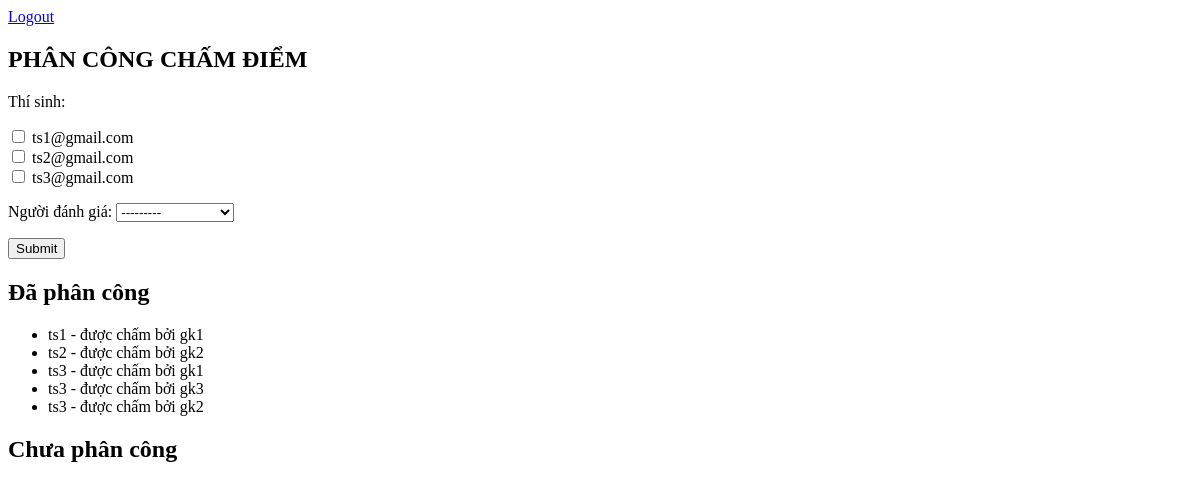
Page /assign/ (signed in) on the earlier database version.
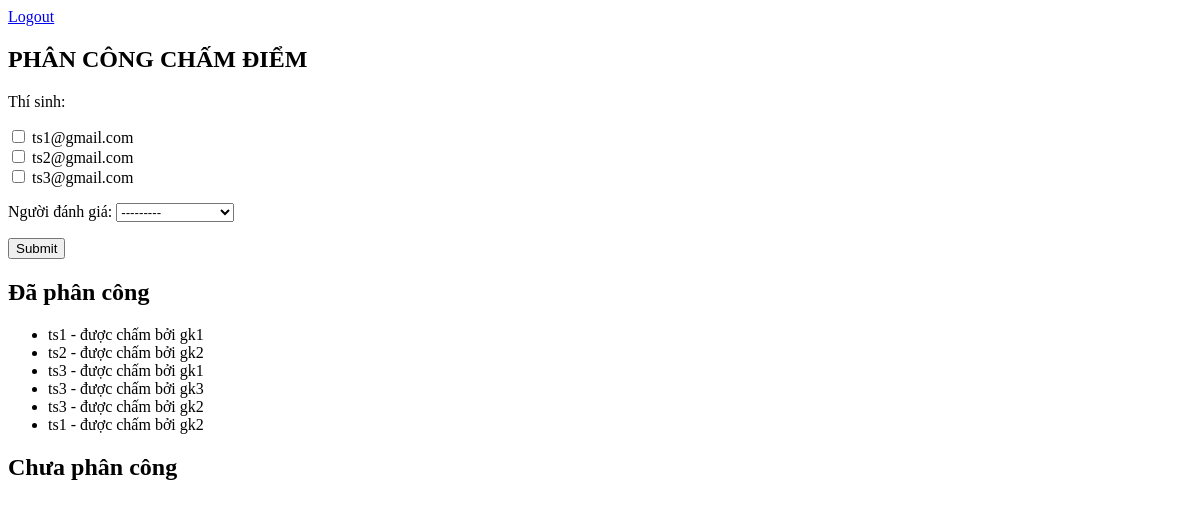
Same page on the later database version.
### vote_app2/models.py (models this page shows, shortened)
class Assignment(models.Model):
    user = models.ForeignKey(CustomUser, on_delete=models.CASCADE, related_name='assignments')
    contestant = models.ForeignKey(Contestant, on_delete=models.CASCADE, related_name='assignments')

class Contestant(AbstractBaseUser, PermissionsMixin):
    email = models.EmailField(unique=True)
    full_name = models.CharField(max_length=255)
    date_of_birth = models.DateField()
    is_verified = models.BooleanField(default=False)
    groups = models.ManyToManyField(Group, related_name='contestant_set', blank=True)
    user_permissions = models.ManyToManyField(Permission, related_name='contestant_set', blank=True)
    USERNAME_FIELD = 'email'
    REQUIRED_FIELDS = ['full_name', 'date_of_birth']
    objects = ContestantManager()
    def __str__(self):
        return self.email

class CustomUser(AbstractBaseUser, PermissionsMixin):
    email = models.EmailField(unique=True)
    full_name = models.CharField(max_length=255)
    otp = models.CharField(max_length=6, blank=True, null=True)
    is_verified = models.BooleanField(default=False)
    is_staff = models.BooleanField(default=False)
    is_active = models.BooleanField(default=True)
    last_login = models.DateTimeField(blank=True, null=True)
    username = models.CharField(max_length=150, unique=True, default='')
    groups = models.ManyToManyField(Group, related_name='customuser_set', blank=True)
    user_permissions = models.ManyToManyField(Permission, related_name='customuser_set', blank=True)
    USERNAME_FIELD = 'email'
    REQUIRED_FIELDS = ['full_name']
    objects = CustomUserManager()
    def __str__(self):
        return self.email

### vote_app2/views.py (the view)
# urls.py: path('assign/', views.assign_contestants_to_user, name='assign_contestants'),
@staff_member_required
def assign_contestants_to_user(request):
    if request.method == 'POST':
        form = AssignContestantsForm(request.POST)
        if form.is_valid():
            contestants = form.cleaned_data['contestants']
            judge = form.cleaned_data['judge']
            for contestant in contestants:
                if not Assignment.objects.filter(user=judge, contestant=contestant).exists():
                    Assignment.objects.create(user=judge, contestant=contestant)
    else:
        form = AssignContestantsForm()
    all_contestants = Contestant.objects.all()
    assigned_contestants = Assignment.objects.values_list('contestant', flat=True)
    unassigned_contestants = all_contestants.exclude(id__in=assigned_contestants)
    assignments = Assignment.objects.select_related('user', 'contestant')
    context = {
        'form': form,
        'assignments': assignments,
        'unassigned_contestants': unassigned_contestants,
    }
    return render(request, 'vote_app2/assign_contestants.html', context)

### vote_app2/forms.py
class AssignContestantsForm(forms.Form):
    contestants = forms.ModelMultipleChoiceField(queryset=Contestant.objects.all(), widget=forms.CheckboxSelectMultiple, label="Thí sinh")
    judge = forms.ModelChoiceField(queryset=CustomUser.objects.filter(is_staff=False), label="Người đánh giá")

### vote_app2/templates/vote_app2/assign_contestants.html (shortened to what this page needs)
<!DOCTYPE html>
<html lang="en">
<head>
</head>
<body>
    <a href="{% url 'vote_app2:login'%}">Logout</a>
    <h2>PHÂN CÔNG CHẤM ĐIỂM</h2>
    <form method="post">
        {{form.as_p}}
        <button type="submit">Submit</button>
    </form>
    <h2>Đã phân công</h2>
    <ul>
        {% for assignment in assignments %}
            <li>{{ assignment.contestant.full_name }} - được chấm bởi {{ assignment.user.username }}</li>
        {% endfor %}
    </ul>
    <h2>Chưa phân công</h2>
</body>
</html>

Differences in the rows shown:
added Assignment: contestant.full_name "ts1", user.username "gk2"
